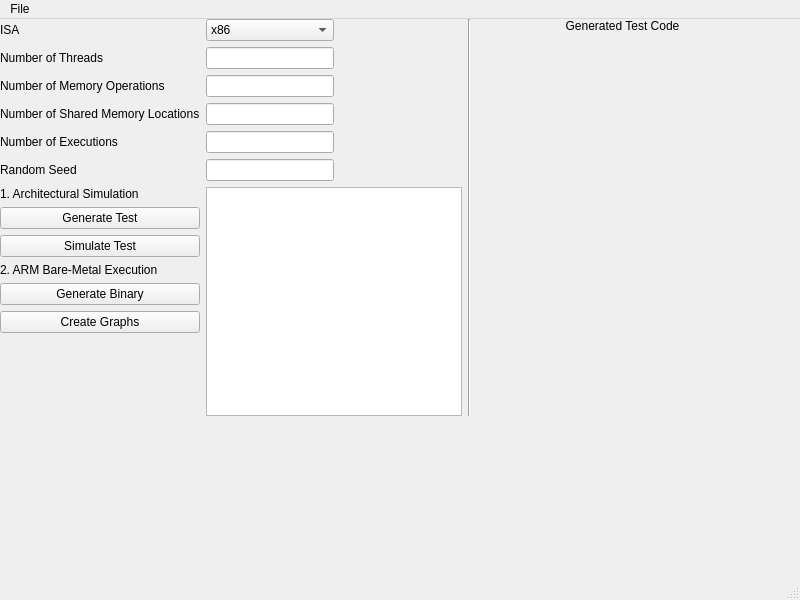
<?xml version="1.0" encoding="UTF-8"?>
<ui version="4.0">
 <class>TestGen</class>
 <widget class="QMainWindow" name="TestGen">
  <property name="geometry">
   <rect>
    <x>0</x>
    <y>0</y>
    <width>800</width>
    <height>600</height>
   </rect>
  </property>
  <property name="windowTitle">
   <string>Test Generator</string>
  </property>
  <widget class="QWidget" name="centralwidget">
   <widget class="QWidget" name="horizontalWidget" native="true">
    <property name="geometry">
     <rect>
      <x>0</x>
      <y>0</y>
      <width>768</width>
      <height>397</height>
     </rect>
    </property>
    <layout class="QHBoxLayout" name="horizontalLayout">
     <item>
      <layout class="QGridLayout" name="gridLayout">
       <item row="2" column="1">
        <widget class="QLineEdit" name="lineEdit_op">
         <property name="sizePolicy">
          <sizepolicy hsizetype="Fixed" vsizetype="Fixed">
           <horstretch>0</horstretch>
           <verstretch>0</verstretch>
          </sizepolicy>
         </property>
         <property name="minimumSize">
          <size>
           <width>128</width>
           <height>0</height>
          </size>
         </property>
        </widget>
       </item>
       <item row="1" column="0">
        <widget class="QLabel" name="label_2">
         <property name="text">
          <string>Number of Threads</string>
         </property>
        </widget>
       </item>
       <item row="4" column="1">
        <widget class="QLineEdit" name="lineEdit_exec">
         <property name="sizePolicy">
          <sizepolicy hsizetype="Fixed" vsizetype="Fixed">
           <horstretch>0</horstretch>
           <verstretch>0</verstretch>
          </sizepolicy>
         </property>
         <property name="minimumSize">
          <size>
           <width>128</width>
           <height>0</height>
          </size>
         </property>
        </widget>
       </item>
       <item row="0" column="1">
        <widget class="QComboBox" name="comboBox">
         <property name="sizePolicy">
          <sizepolicy hsizetype="Fixed" vsizetype="Fixed">
           <horstretch>0</horstretch>
           <verstretch>0</verstretch>
          </sizepolicy>
         </property>
         <property name="minimumSize">
          <size>
           <width>128</width>
           <height>0</height>
          </size>
         </property>
         <item>
          <property name="text">
           <string>x86</string>
          </property>
         </item>
         <item>
          <property name="text">
           <string>ARM</string>
          </property>
         </item>
        </widget>
       </item>
       <item row="3" column="0">
        <widget class="QLabel" name="label_4">
         <property name="text">
          <string>Number of Shared Memory Locations</string>
         </property>
        </widget>
       </item>
       <item row="1" column="1">
        <widget class="QLineEdit" name="lineEdit_thread">
         <property name="sizePolicy">
          <sizepolicy hsizetype="Fixed" vsizetype="Fixed">
           <horstretch>0</horstretch>
           <verstretch>0</verstretch>
          </sizepolicy>
         </property>
         <property name="minimumSize">
          <size>
           <width>128</width>
           <height>0</height>
          </size>
         </property>
        </widget>
       </item>
       <item row="3" column="1">
        <widget class="QLineEdit" name="lineEdit_loc">
         <property name="sizePolicy">
          <sizepolicy hsizetype="Fixed" vsizetype="Fixed">
           <horstretch>0</horstretch>
           <verstretch>0</verstretch>
          </sizepolicy>
         </property>
         <property name="minimumSize">
          <size>
           <width>128</width>
           <height>0</height>
          </size>
         </property>
        </widget>
       </item>
       <item row="2" column="0">
        <widget class="QLabel" name="label_3">
         <property name="text">
          <string>Number of Memory Operations</string>
         </property>
        </widget>
       </item>
       <item row="7" column="1">
        <widget class="QTextBrowser" name="textBrowserOutput">
         <property name="sizePolicy">
          <sizepolicy hsizetype="Fixed" vsizetype="Expanding">
           <horstretch>0</horstretch>
           <verstretch>0</verstretch>
          </sizepolicy>
         </property>
         <property name="minimumSize">
          <size>
           <width>256</width>
           <height>0</height>
          </size>
         </property>
        </widget>
       </item>
       <item row="4" column="0">
        <widget class="QLabel" name="label_5">
         <property name="text">
          <string>Number of Executions</string>
         </property>
        </widget>
       </item>
       <item row="5" column="1">
        <widget class="QLineEdit" name="lineEdit_rand">
         <property name="sizePolicy">
          <sizepolicy hsizetype="Fixed" vsizetype="Fixed">
           <horstretch>0</horstretch>
           <verstretch>0</verstretch>
          </sizepolicy>
         </property>
         <property name="minimumSize">
          <size>
           <width>128</width>
           <height>0</height>
          </size>
         </property>
        </widget>
       </item>
       <item row="0" column="0">
        <widget class="QLabel" name="label">
         <property name="text">
          <string>ISA</string>
         </property>
        </widget>
       </item>
       <item row="5" column="0">
        <widget class="QLabel" name="label_6">
         <property name="text">
          <string>Random Seed</string>
         </property>
        </widget>
       </item>
       <item row="7" column="0">
        <layout class="QVBoxLayout" name="verticalLayout_2">
         <item>
          <widget class="QLabel" name="label_9">
           <property name="sizePolicy">
            <sizepolicy hsizetype="Preferred" vsizetype="Fixed">
             <horstretch>0</horstretch>
             <verstretch>0</verstretch>
            </sizepolicy>
           </property>
           <property name="text">
            <string>1. Architectural Simulation</string>
           </property>
          </widget>
         </item>
         <item>
          <widget class="QPushButton" name="pushButton">
           <property name="sizePolicy">
            <sizepolicy hsizetype="Minimum" vsizetype="Fixed">
             <horstretch>0</horstretch>
             <verstretch>0</verstretch>
            </sizepolicy>
           </property>
           <property name="layoutDirection">
            <enum>Qt::RightToLeft</enum>
           </property>
           <property name="text">
            <string>Generate Test</string>
           </property>
          </widget>
         </item>
         <item>
          <widget class="QPushButton" name="pushButton_2">
           <property name="text">
            <string>Simulate Test</string>
           </property>
          </widget>
         </item>
         <item>
          <widget class="QLabel" name="label_10">
           <property name="sizePolicy">
            <sizepolicy hsizetype="Preferred" vsizetype="Fixed">
             <horstretch>0</horstretch>
             <verstretch>0</verstretch>
            </sizepolicy>
           </property>
           <property name="text">
            <string>2. ARM Bare-Metal Execution</string>
           </property>
          </widget>
         </item>
         <item>
          <widget class="QPushButton" name="pushButton_3">
           <property name="text">
            <string>Generate Binary</string>
           </property>
          </widget>
         </item>
         <item>
          <widget class="QPushButton" name="pushButton_4">
           <property name="text">
            <string>Create Graphs</string>
           </property>
          </widget>
         </item>
         <item>
          <widget class="QLabel" name="label_8">
           <property name="text">
            <string/>
           </property>
          </widget>
         </item>
        </layout>
       </item>
      </layout>
     </item>
     <item>
      <widget class="Line" name="line">
       <property name="orientation">
        <enum>Qt::Vertical</enum>
       </property>
      </widget>
     </item>
     <item>
      <layout class="QVBoxLayout" name="verticalLayout">
       <item>
        <widget class="QLabel" name="label_7">
         <property name="sizePolicy">
          <sizepolicy hsizetype="MinimumExpanding" vsizetype="Preferred">
           <horstretch>0</horstretch>
           <verstretch>0</verstretch>
          </sizepolicy>
         </property>
         <property name="minimumSize">
          <size>
           <width>256</width>
           <height>0</height>
          </size>
         </property>
         <property name="text">
          <string>Generated Test Code</string>
         </property>
         <property name="alignment">
          <set>Qt::AlignHCenter|Qt::AlignTop</set>
         </property>
        </widget>
       </item>
      </layout>
     </item>
    </layout>
   </widget>
  </widget>
  <widget class="QMenuBar" name="menubar">
   <property name="geometry">
    <rect>
     <x>0</x>
     <y>0</y>
     <width>800</width>
     <height>17</height>
    </rect>
   </property>
   <widget class="QMenu" name="menuFile">
    <property name="title">
     <string>File</string>
    </property>
    <addaction name="actionExit"/>
   </widget>
   <addaction name="menuFile"/>
  </widget>
  <widget class="QStatusBar" name="statusbar"/>
  <action name="actionExit">
   <property name="text">
    <string>Exit</string>
   </property>
   <property name="shortcut">
    <string>Ctrl+X</string>
   </property>
  </action>
 </widget>
 <tabstops>
  <tabstop>comboBox</tabstop>
  <tabstop>lineEdit_thread</tabstop>
  <tabstop>lineEdit_op</tabstop>
  <tabstop>lineEdit_loc</tabstop>
  <tabstop>lineEdit_exec</tabstop>
  <tabstop>lineEdit_rand</tabstop>
  <tabstop>textBrowserOutput</tabstop>
 </tabstops>
 <resources/>
 <connections/>
</ui>
